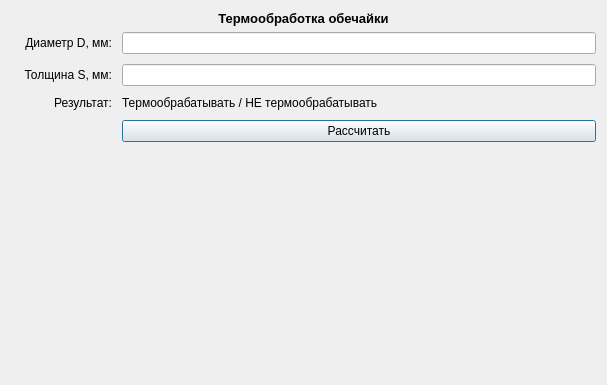
<?xml version="1.0" encoding="UTF-8"?>
<ui version="4.0">
 <class>Form</class>
 <widget class="QWidget" name="Form">
  <property name="geometry">
   <rect>
    <x>0</x>
    <y>0</y>
    <width>607</width>
    <height>385</height>
   </rect>
  </property>
  <property name="windowTitle">
   <string>Form</string>
  </property>
  <layout class="QGridLayout" name="gridLayout_2">
   <item row="1" column="0" colspan="2">
    <widget class="QLabel" name="label">
     <property name="enabled">
      <bool>true</bool>
     </property>
     <property name="font">
      <font>
       <pointsize>10</pointsize>
       <weight>75</weight>
       <bold>true</bold>
      </font>
     </property>
     <property name="layoutDirection">
      <enum>Qt::LeftToRight</enum>
     </property>
     <property name="text">
      <string>Термообработка обечайки</string>
     </property>
     <property name="alignment">
      <set>Qt::AlignCenter</set>
     </property>
     <property name="margin">
      <number>3</number>
     </property>
    </widget>
   </item>
   <item row="4" column="1">
    <layout class="QGridLayout" name="gridLayout">
     <property name="spacing">
      <number>10</number>
     </property>
     <item row="5" column="2">
      <widget class="QPushButton" name="button_calculate">
       <property name="text">
        <string>Рассчитать</string>
       </property>
       <property name="autoDefault">
        <bool>true</bool>
       </property>
       <property name="default">
        <bool>true</bool>
       </property>
      </widget>
     </item>
     <item row="3" column="1">
      <widget class="QLabel" name="label_5">
       <property name="text">
        <string>Результат:</string>
       </property>
       <property name="alignment">
        <set>Qt::AlignRight|Qt::AlignTrailing|Qt::AlignVCenter</set>
       </property>
      </widget>
     </item>
     <item row="3" column="2">
      <widget class="QLabel" name="result_field">
       <property name="text">
        <string>Термообрабатывать / НЕ термообрабатывать</string>
       </property>
      </widget>
     </item>
     <item row="2" column="1">
      <widget class="QLabel" name="label_3">
       <property name="text">
        <string>Толщина S, мм:</string>
       </property>
       <property name="alignment">
        <set>Qt::AlignRight|Qt::AlignTrailing|Qt::AlignVCenter</set>
       </property>
      </widget>
     </item>
     <item row="0" column="2">
      <widget class="QLineEdit" name="input_field_d"/>
     </item>
     <item row="2" column="2">
      <widget class="QLineEdit" name="input_field_s"/>
     </item>
     <item row="0" column="1">
      <widget class="QLabel" name="label_2">
       <property name="text">
        <string>Диаметр D, мм:</string>
       </property>
       <property name="alignment">
        <set>Qt::AlignRight|Qt::AlignTrailing|Qt::AlignVCenter</set>
       </property>
      </widget>
     </item>
     <item row="6" column="2">
      <spacer name="verticalSpacer_2">
       <property name="orientation">
        <enum>Qt::Vertical</enum>
       </property>
       <property name="sizeHint" stdset="0">
        <size>
         <width>20</width>
         <height>40</height>
        </size>
       </property>
      </spacer>
     </item>
    </layout>
   </item>
   <item row="4" column="0">
    <widget class="QLabel" name="Images">
     <property name="text">
      <string/>
     </property>
     <property name="pixmap">
      <pixmap>../../engineer_helper_appqt/data/images/images_vesseles/shell.png</pixmap>
     </property>
    </widget>
   </item>
   <item row="5" column="1">
    <spacer name="verticalSpacer">
     <property name="orientation">
      <enum>Qt::Vertical</enum>
     </property>
     <property name="sizeHint" stdset="0">
      <size>
       <width>20</width>
       <height>40</height>
      </size>
     </property>
    </spacer>
   </item>
  </layout>
 </widget>
 <tabstops>
  <tabstop>input_field_d</tabstop>
  <tabstop>input_field_s</tabstop>
  <tabstop>button_calculate</tabstop>
 </tabstops>
 <resources/>
 <connections/>
</ui>
